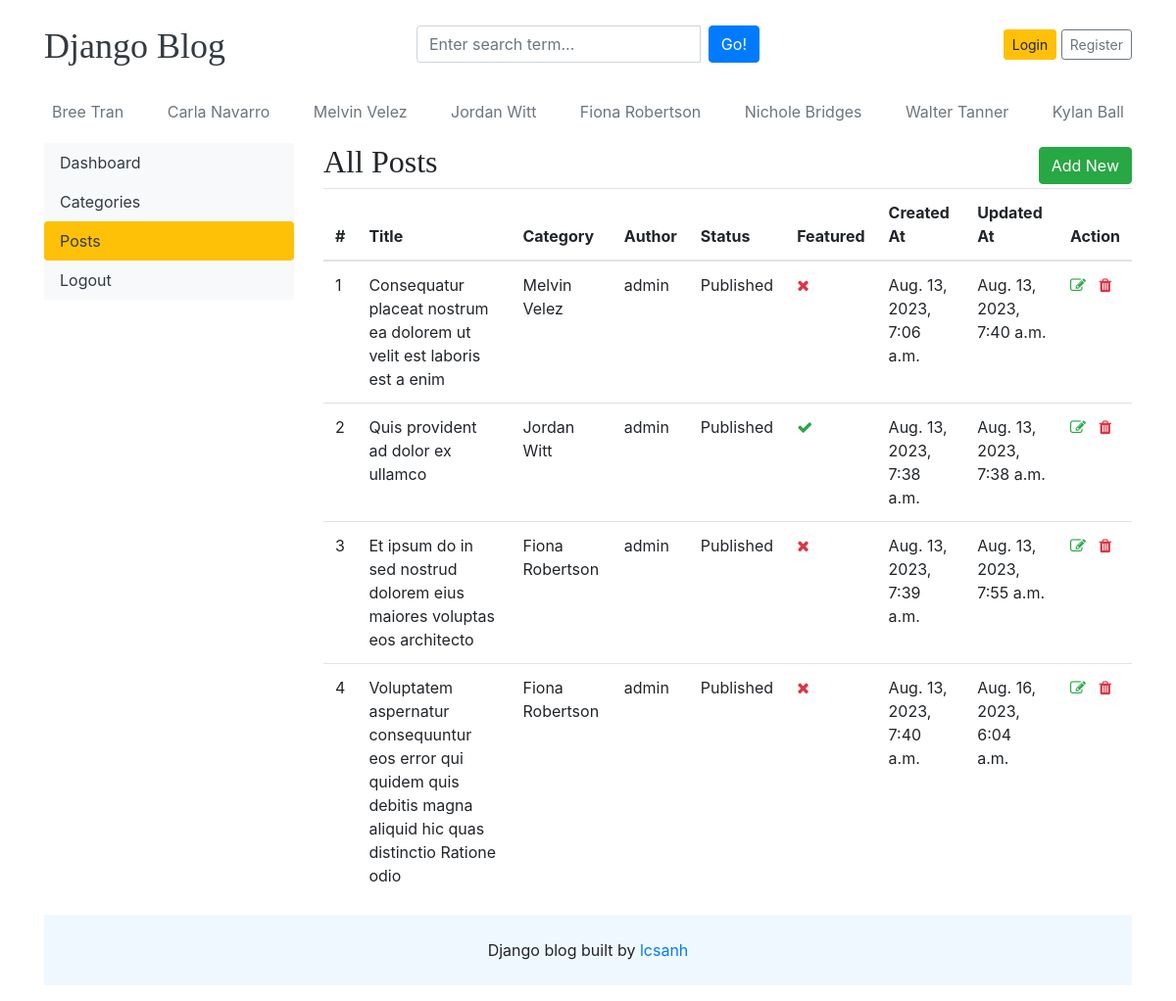
The app's page /dashboard/posts/ with its own data.
### blogs/models.py (models this page shows)
class Category(models.Model):
    category_name = models.CharField(max_length=100, unique=True)
    create_at = models.DateTimeField(auto_now_add=True)
    update_at = models.DateTimeField(auto_now=True)
    class Meta:
        verbose_name_plural = 'categories'
    def __str__(self):
        return self.category_name

class Blog(models.Model):
    title = models.CharField(max_length=250)
    slug = models.SlugField(max_length=150, unique=True, blank=True)
    category = models.ForeignKey(Category, on_delete=models.CASCADE)
    author = models.ForeignKey(User, on_delete=models.CASCADE)
    featured_image = models.ImageField(upload_to='uploads/%Y/%m/%d')
    short_description = models.TextField(max_length=500)
    blog_body = models.TextField(max_length=2000)
    status = models.CharField(
        max_length=20, choices=STATUS_CHOICES, default="Draft")
    is_featured = models.BooleanField(default=False)
    create_at = models.DateTimeField(auto_now_add=True)
    update_at = models.DateTimeField(auto_now=True)
    def __str__(self):
        return self.title

### dashboards/views.py (the view)
# urls.py: path('posts/', views.posts, name='posts'),
def posts(request):
    posts = Blog.objects.all()
    context = {"posts": posts}
    return render(request, "dashboard/posts.html", context)

### blogs/context_processor.py (called while the page is built)
def get_categories(request):
    categories = Category.objects.all()
    return dict(categories=categories)

### templates/dashboard/posts.html (shortened to what this page needs)
{% extends 'base.html' %}
{% block content %}
<div class="row">
  {% include 'dashboard/sidebar.html' %}
  <div class="col-md-9">
    <div class="d-flex justify-content-between align-items-center">
      <h2>All Posts</h2>
      <a href="{% url 'add_post' %}" class="btn btn-success">Add New</a>
    </div>
    <table class="table table-hover">
      <thead>
        <tr>
          <th>#</th>
          <th>Title</th>
          <th>Category</th>
          <th>Author</th>
          <th>Status</th>
          <th>Featured</th>
          <th>Created At</th>
          <th>Updated At</th>
          <th>Action</th>
        </tr>
      </thead>
      <tbody>
        {% for post in posts %}
        <tr>
          <td>{{ forloop.counter }}</td>
          <td>{{ post }}</td>
          <td>{{ post.category }}</td>
          <td>{{ post.author }}</td>
          <td>{{ post.status }}</td>
          <td>
            {% if post.is_featured %}<i class="fa fa-check text-success"></i>{% else %}<i class="fa fa-times text-danger"></i>{% endif %}
          </td>
          <td>{{ post.create_at }}</td>
          <td>{{ post.update_at }}</td>
          <td>
            <a href="{% url 'edit_post' post.id %}">
              <i class="fa fa-edit text-success"></i>
            </a>
            <a href="{% url 'delete_post' post.id %}">
              <i class="fa fa-trash text-danger"></i>
            </a>
          </td>
        </tr>
        {% endfor %}
      </tbody>
    </table>
  </div>
</div>
{% endblock content %}

### templates/base.html (shortened to what this page needs)
{% load static %}
<!DOCTYPE html>
<html lang="en">
  <head>
    <link href="https://getbootstrap.com/docs/4.0/dist/css/bootstrap.min.css" rel="stylesheet" />
    <link href="{% static 'css/blog.css' %}" rel="stylesheet" />
    <link rel="stylesheet" href="https://cdnjs.cloudflare.com/ajax/libs/font-awesome/4.7.0/css/font-awesome.css" />
  </head>
  <body>
    <div class="container">
      <header class="blog-header py-3">
        <div class="row flex-nowrap justify-content-between align-items-center">
          <div class="col-4 pt-1">
            <a class="blog-header-logo text-dark" href="/">Django Blog</a>
          </div>
          <div class="col-4">
            <form action="{%url 'search' %}" method="GET">
              <div class="input-group">
                <input class="form-control" type="text" name="keyword" placeholder="Enter search term..." aria-label="Enter search term..." aria-describedby="button-search" />
                <button type="submit" class="btn btn-primary ml-2" id="button-search" type="button">Go!</button>
            </div>
            </form>
          </div>
          <div class="col-4 d-flex justify-content-end align-items-center">
            {% if not user.is_authenticated %}
            <a class="btn btn-sm btn-warning" href="{% url 'login' %}">Login</a> &nbsp;
            <a class="btn btn-sm btn-outline-secondary" href="{% url 'register' %}">Register</a>
            {% else %}
            <span style="margin-right: 8px;" >Welcome, {{ user }}</span>
            <a class="btn btn-sm btn-warning" href="{% url 'logout' %}">Logout</a> &nbsp;
            {% endif %}
          </div>
        </div>
      </header>
      <div class="nav-scroller py-1 mb-2">
        <nav class="nav d-flex justify-content-between">
          {% for category in categories %}
            <a class="p-2 text-muted" href="{% url 'posts_by_category' category.id %}">{{ category.category_name }}</a>
          {% endfor %}
        </nav>
      </div>
<div style="min-height:66vh;">
  {% block content %}{% endblock content %}
</div>
    <footer class="blog-footer">
      <p style="
      display: flex;
      justify-content: center;
      align-items: center;
      background: aliceblue;
      padding: 24px 0;" >Django blog built by&nbsp;<a href="#">lcsanh</a></p>
    </footer>
  </body>
</html>

### blog_main/static/css/blog.css (style rules this page uses)
.blog-header-logo { font-family: "Playfair Display", Georgia, "Times New Roman", serif ; font-size: 2.25rem; }
h1, h2, h3, h4, h5, h6 { font-family: "Playfair Display", Georgia, "Times New Roman", serif ; }

### records on screen
Category: category_name "Bree Tran"
Category: category_name "Carla Navarro"
Category: category_name "Melvin Velez"
Category: category_name "Jordan Witt"
Category: category_name "Fiona Robertson"
Category: category_name "Nichole Bridges"
Category: category_name "Walter Tanner"
Category: category_name "Kylan Ball"
Blog: title "Consequatur placeat nostrum ea dolorem ut velit est laboris est a enim", category "Melvin Velez", author "admin", status "Published", is_featured False (drawn), create_at "Aug. 13, 2023, 7:06 a.m.", update_at "Aug. 13, 2023, 7:40 a.m."
Blog: title "Quis provident ad dolor ex ullamco", category "Jordan Witt", author "admin", status "Published", is_featured True (drawn), create_at "Aug. 13, 2023, 7:38 a.m.", update_at "Aug. 13, 2023, 7:38 a.m."
Blog: title "Et ipsum do in sed nostrud dolorem eius maiores voluptas eos architecto", category "Fiona Robertson", author "admin", status "Published", is_featured False (drawn), create_at "Aug. 13, 2023, 7:39 a.m.", update_at "Aug. 13, 2023, 7:55 a.m."
Blog: title "Voluptatem aspernatur consequuntur eos error qui quidem quis debitis magna aliquid hic quas distinctio Ratione odio", category "Fiona Robertson", author "admin", status "Published", is_featured False (drawn), create_at "Aug. 13, 2023, 7:40 a.m.", update_at "Aug. 16, 2023, 6:04 a.m."
